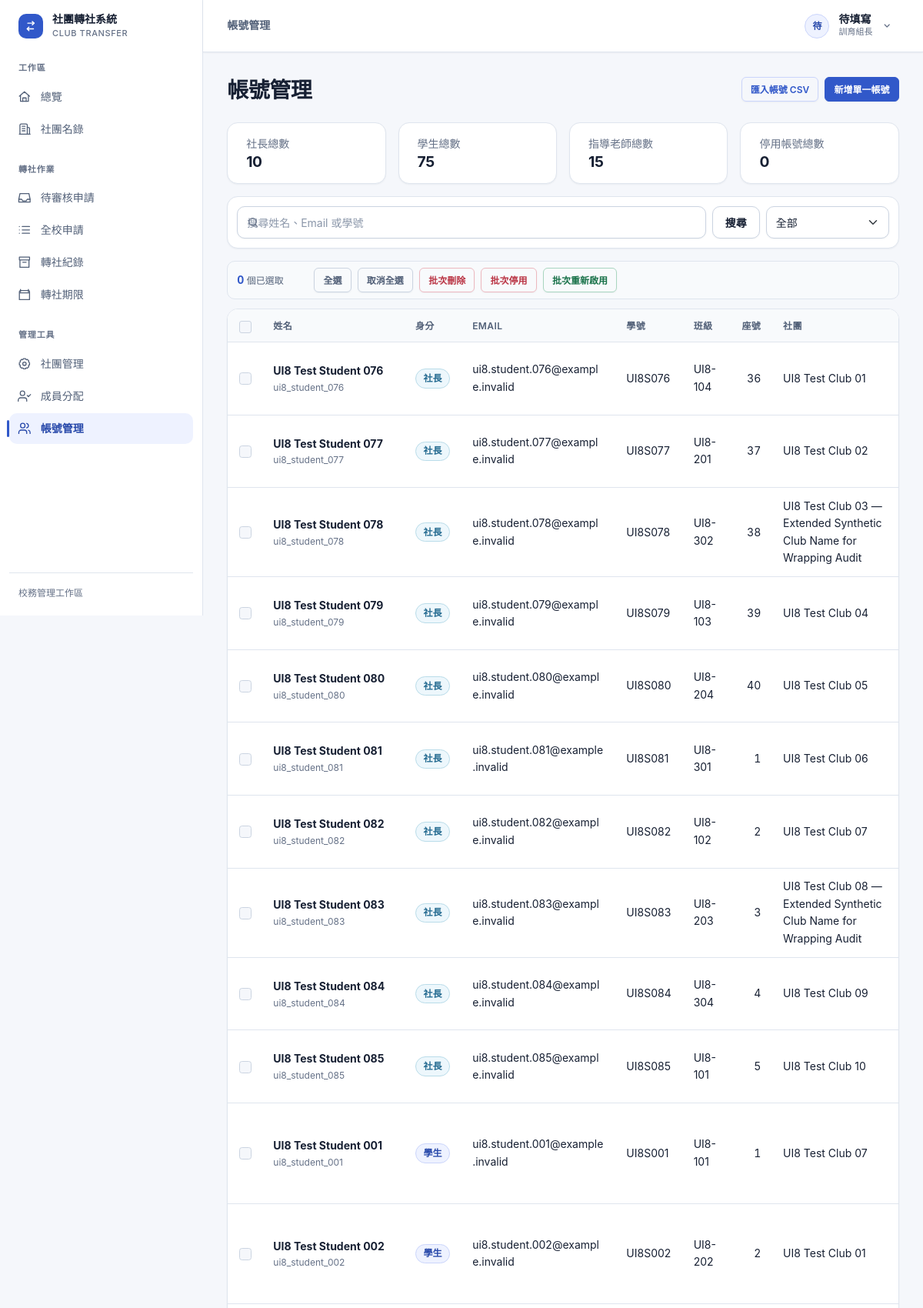
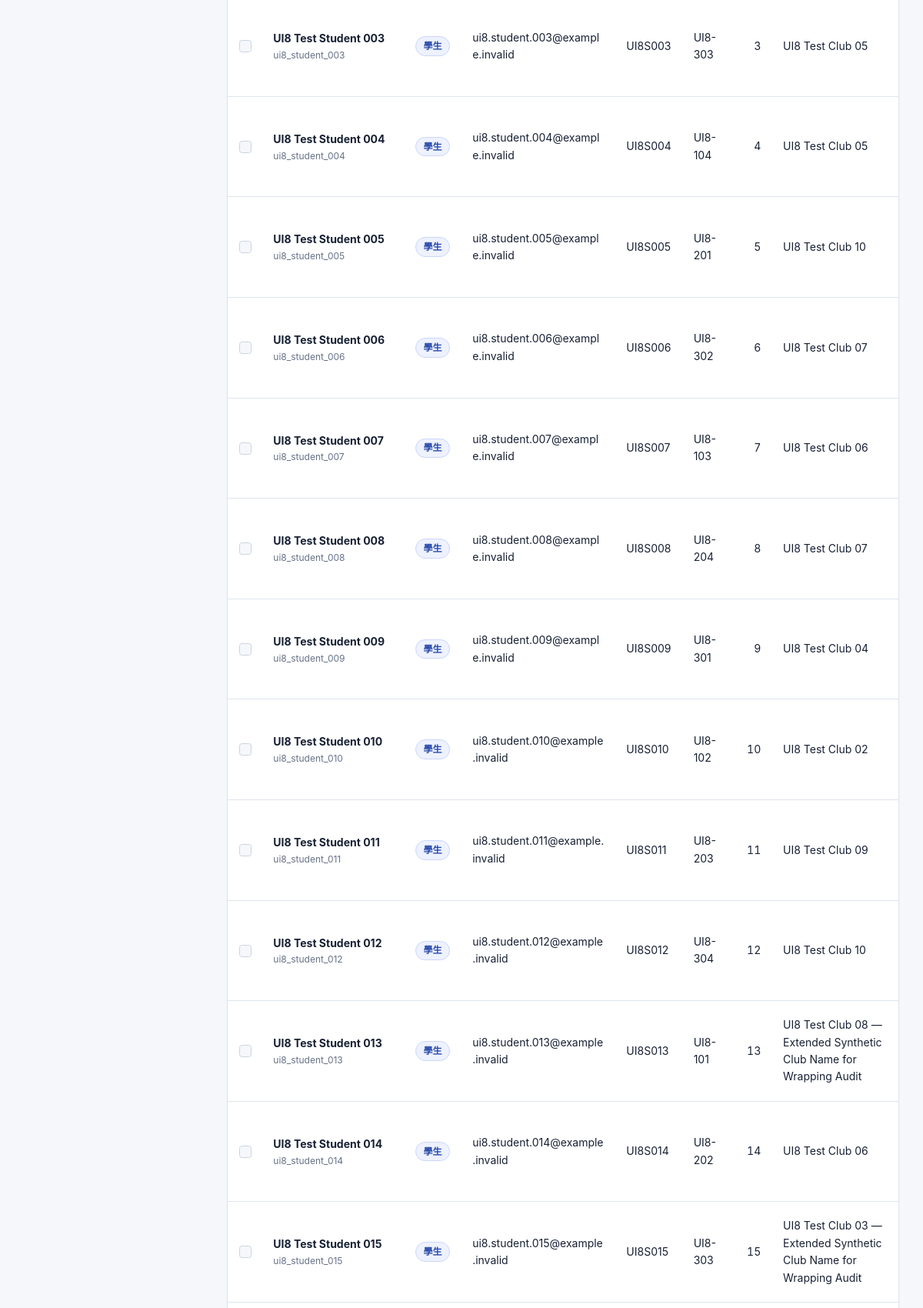
The page /admin-panel/accounts/ (signed in, upper part) on the database its author committed (2 pictures, top to bottom).
### accounts/models.py (models this page shows, shortened)
class User(django.contrib.auth.models.AbstractUser):
    ROLE_CHOICES = [
        ('student', '學生'),
        ('president', '社長'),
        ('teacher', '指導老師'),
        ('admin', '訓育組（管理員）'),
    ]
    role = models.CharField(
        max_length=20,
        choices=ROLE_CHOICES,
        default='student',
        verbose_name='身分組'
    )
    student_id = models.CharField(
        max_length=20,
        blank=True,
        verbose_name='學號'
    )
    class_name = models.CharField(
        max_length=20,
        blank=True,
        verbose_name='班級'
    )
    seat_number = models.PositiveSmallIntegerField(
        null=True,
        blank=True,
        verbose_name='座號'
    )
    club = models.ForeignKey(
        'clubs.Club',
        on_delete=models.SET_NULL,
        null=True,
        blank=True,
        verbose_name='所屬社團',
        related_name='members'
    )
    class Meta:
        verbose_name = '使用者'
        verbose_name_plural = '使用者'
        constraints = [
            models.UniqueConstraint(
                Lower('username'),
                name='unique_login_id_ci',
            ),
            models.UniqueConstraint(
                Lower('email'),
                condition=~models.Q(email=''),
                name='unique_nonempty_email_ci',
            ),
            models.UniqueConstraint(
                Lower('student_id'),
                condition=(
                    models.Q(role__in=['student', 'president'])
                    & ~models.Q(student_id='')
                ),
                name='unique_student_id_ci',
            ),
        ]

### clubs/models.py (models this page shows, shortened)
class Club(models.Model):
    CATEGORY_CHOICES = [
        ('academic', '學術類'),
        ('arts', '藝文類'),
        ('performance', '藝能類'),
        ('recreation', '康輔類'),
        ('sports', '體育類'),
    ]
    code = models.CharField(max_length=10, unique=True, null=True, blank=True, verbose_name='社團代號')
    name = models.CharField(max_length=100, verbose_name='社團名稱')
    teacher = models.CharField(max_length=50, default='', verbose_name='指導老師')
    president = models.CharField(max_length=50, default='', verbose_name='社長')
    location = models.CharField(max_length=100, blank=True, verbose_name='社課場地')
    category = models.CharField(max_length=20, choices=CATEGORY_CHOICES, blank=True, verbose_name='類別')
    description = models.TextField(blank=True, verbose_name='社團描述')
    max_members = models.PositiveIntegerField(default=30, verbose_name='人數上限')
    current_members = models.PositiveIntegerField(default=0, verbose_name='現有人數')
    is_active = models.BooleanField(default=True, verbose_name='啟用中')
    created_at = models.DateTimeField(auto_now_add=True, verbose_name='建立時間')
    updated_at = models.DateTimeField(auto_now=True, verbose_name='更新時間')
    class Meta:
        verbose_name = '社團'
        verbose_name_plural = '社團'
        ordering = ['name']
    def __str__(self):
        return self.name

### accounts/views.py (the view, shortened to what this page needs)
# urls.py: path('admin-panel/accounts/', views.AccountAdminListView.as_view(), name='account_admin_list'),
class AccountAdminListView(LoginRequiredMixin, AdminRequiredMixin, ListView):
    template_name = 'accounts/account_admin_list.html'
    context_object_name = 'accounts'
    paginate_by = 50
    allowed_roles = ['student', 'president', 'teacher']
    def get_queryset(self):
        queryset = User.objects.filter(
            role__in=self.allowed_roles,
            is_superuser=False,
        ).select_related('club').order_by('role', 'username')
        role = self.request.GET.get('role', '').strip()
        if role in self.allowed_roles:
            queryset = queryset.filter(role=role)
        elif role == 'inactive':
            queryset = queryset.filter(is_active=False)
        query = self.request.GET.get('q', '').strip()
        return queryset
    def get_context_data(self, **kwargs):
        context = super().get_context_data(**kwargs)
        context['q'] = self.request.GET.get('q', '').strip()
        context['selected_role'] = self.request.GET.get('role', '').strip()
        non_admin_accounts = User.objects.filter(is_superuser=False).exclude(role='admin')
        active_non_admin_accounts = non_admin_accounts.filter(is_active=True)
        context['account_stats'] = {
            'president_count': active_non_admin_accounts.filter(role='president').count(),
            'student_count': active_non_admin_accounts.filter(role='student').count(),
            'teacher_count': active_non_admin_accounts.filter(role='teacher').count(),
            'inactive_count': non_admin_accounts.filter(is_active=False).count(),
        }
        account_search_options = []
        for account in non_admin_accounts.filter(role__in=self.allowed_roles).order_by('first_name', 'email', 'student_id'):
            for value in (account.first_name, account.last_name, account.email, account.student_id):
                value = (value or '').strip()
                if value and value not in account_search_options:
                    account_search_options.append(value)
        context['account_search_options'] = account_search_options
        context['role_options'] = [
            ('', '全部'),
            ('student', '學生'),
            ('president', '社長'),
            ('teacher', '指導老師'),
            ('inactive', '已停用帳號'),
        ]
        return context

### accounts/permissions.py (called while the page is built)
def is_training_admin(user):
    return bool(
        user
        and user.is_authenticated
        and (user.is_superuser or getattr(user, 'role', None) == 'admin')
    )

def can_review_transfer_requests(user):
    return (
        is_training_admin(user)
        or is_actual_club_president(user)
        or is_assigned_club_teacher(user)
    )

### accounts/templatetags/account_extras.py (called while the page is built)
def user_is_club_president(user, club):
    if not user or not club or not getattr(club, 'president', ''):
        return False
    president_text = club.president.strip()
    match = re.search(r'\(([^()]+)\)\s*$', president_text)
    president_username = match.group(1).strip() if match else president_text
    return president_username == user.username

@register.filter
def display_role(user):
    if getattr(user, 'role', None) == 'admin':
        return '訓育組長'
    if getattr(user, 'role', None) == 'president' and not user_is_club_president(user, user.club):
        return '學生'
    return user.get_role_display()

@register.filter
def can_review_transfers(user):
    return can_review_transfer_requests(user)

@register.filter
def role_badge_class(user):
    role = getattr(user, 'role', None)
    displayed_role = display_role(user)
    if role == 'president' and displayed_role == user.get_role_display():
        return 'role-badge-president'
    if role == 'teacher':
        return 'role-badge-teacher'
    if role == 'admin' or getattr(user, 'is_superuser', False):
        return 'role-badge-admin'
    return 'role-badge-student'

@register.filter
def nav_is_active(url_name, section):
    if not url_name:
        return False
    if section == 'club_admin':
        return url_name.startswith('club_admin_')
    if section == 'account_admin':
        return url_name.startswith(('account_admin_', 'student_admin_', 'teacher_admin_'))
    return url_name in NAV_SECTIONS.get(section, set())

### accounts/views.py (called while the page is built)
    def test_func(self):
        user = self.request.user
        return user.is_authenticated and (
            user.is_superuser or getattr(user, 'role', None) == 'admin'
        )

### transfers/models.py (called while the page is built)
    @classmethod
    def get_current(cls):
        return cls.objects.order_by('-updated_at', '-pk').first()

### templates/accounts/account_admin_list.html (shortened to what this page needs)
{% extends "base.html" %}
{% load account_extras %}
{% block content %}
<div class="page-header">
    <h1 class="h3 mb-0">帳號管理</h1>
    <div class="page-header-actions">
        <a class="btn btn-outline-primary btn-sm" href="{% url 'account_admin_import' %}">匯入帳號 CSV</a>
        <a class="btn btn-primary btn-sm" href="{% url 'account_admin_create' %}">新增單一帳號</a>
    </div>
</div>
<div class="row row-cols-1 row-cols-sm-2 row-cols-lg-4 g-3 mb-3">
    <div class="col">
        <div class="card h-100">
            <div class="card-body py-3">
                <div class="text-muted small">社長總數</div>
                <div class="h4 mb-0">{{ account_stats.president_count }}</div>
            </div>
        </div>
    </div>
    <div class="col">
        <div class="card h-100">
            <div class="card-body py-3">
                <div class="text-muted small">學生總數</div>
                <div class="h4 mb-0">{{ account_stats.student_count }}</div>
            </div>
        </div>
    </div>
    <div class="col">
        <div class="card h-100">
            <div class="card-body py-3">
                <div class="text-muted small">指導老師總數</div>
                <div class="h4 mb-0">{{ account_stats.teacher_count }}</div>
            </div>
        </div>
    </div>
    <div class="col">
        <div class="card h-100">
            <div class="card-body py-3">
                <div class="text-muted small">停用帳號總數</div>
                <div class="h4 mb-0">{{ account_stats.inactive_count }}</div>
            </div>
        </div>
    </div>
</div>
<div class="data-view">
<div class="data-toolbar">
<form method="get" class="data-toolbar-form" id="account-filter-form">
    <div class="data-search">
        <input id="account-search" type="search" name="q" value="{{ q }}" class="form-control" placeholder="搜尋姓名、Email 或學號" list="account-search-options">
    </div>
    <div class="col-auto">
        <button type="submit" class="btn btn-secondary">搜尋</button>
    </div>
    <div class="data-filter">
        <select name="role" class="form-select" id="account-role-filter">
            {% for value, label in role_options %}
                <option value="{{ value }}" {% if selected_role == value %}selected{% endif %}>{{ label }}</option>
            {% endfor %}
        </select>
    </div>
</form>
</div>
{% if accounts %}<div class="bulk-action-bar" data-selection-checkbox=".account-checkbox" data-selection-master="#toggle-all-accounts">
    <span class="bulk-selection-count"><strong data-selected-count>0</strong> 個已選取</span>
    <button type="button" class="btn btn-outline-secondary btn-sm" id="select-all-accounts" data-select-all>全選</button>
    <button type="button" class="btn btn-outline-secondary btn-sm" id="clear-all-accounts" data-clear-selection>取消全選</button>
    <button type="submit" class="btn btn-outline-danger btn-sm" form="account-bulk-form" formaction="{% url 'account_admin_bulk_delete_confirm' %}" data-submitting-label="正在準備…">批次刪除</button>
    <button type="submit" class="btn btn-outline-danger btn-sm" form="account-bulk-form" formaction="{% url 'account_admin_bulk_deactivate' %}" data-confirm-message="停用已選取的 {count} 個帳號？這些使用者將無法登入，但資料會保留並可重新啟用。" data-submitting-label="正在停用…">批次停用</button>
    <button type="submit" class="btn btn-outline-success btn-sm" form="account-bulk-form" formaction="{% url 'account_admin_bulk_reactivate' %}" data-confirm-message="重新啟用已選取的 {count} 個帳號？" data-submitting-label="正在啟用…">批次重新啟用</button>
</div>{% endif %}
<div class="table-responsive data-table-container">
    <table class="table data-table data-table--dense data-table--sticky-header align-middle">
        <thead>
            <tr>
                <th scope="col">
                    <input type="checkbox" class="form-check-input" id="toggle-all-accounts" aria-label="全選帳號">
                </th>
                <th>姓名</th>
                <th>身分</th>
                <th>Email</th>
                <th>學號</th>
                <th class="data-col-low-priority">班級</th>
                <th class="data-col-low-priority data-numeric">座號</th>
                <th>社團</th>
            </tr>
        </thead>
        <tbody>
            {% for account in accounts %}
                <tr>
                    <td>
                        <input type="checkbox" class="form-check-input account-checkbox" name="account_ids" value="{{ account.pk }}" form="account-bulk-form" aria-label="選取 {{ account.username }}">
                    </td>
                    <td class="data-primary-cell">
                        <span class="data-primary">{{ account.first_name|default:account.username }}</span>
                        <span class="data-secondary">{{ account.username }}</span>
                    </td>
                    <td>
                        {% if account.role == 'student' or account.role == 'president' or account.role == 'teacher' %}
                            <span class="badge {{ account|role_badge_class }}">{{ account|display_role }}</span>
                        {% else %}
                            {{ account|display_role }}
                        {% endif %}
                    </td>
                    <td class="data-wrap">{{ account.email|default:"—" }}</td>
                    <td>{{ account.student_id|default:"—" }}</td>
                    {% if account.role == 'teacher' %}
                        <td class="data-col-low-priority">—</td>
                        <td class="data-col-low-priority data-numeric">—</td>
                        <td>—</td>
                    {% else %}
                        <td class="data-col-low-priority">{{ account.class_name|default:"—" }}</td>
                        <td class="data-col-low-priority data-numeric">{{ account.seat_number|default:"—" }}</td>
                        <td>{{ account.club|default:"—" }}</td>
                    {% endif %}
                </tr>
            {% endfor %}
        </tbody>
    </table>
</div>
</div>
{% endblock %}

### templates/base.html (shortened to what this page needs)
<!DOCTYPE html>
{% load static account_extras %}
<html lang="zh-TW">
<head>
    <link href="https://cdn.jsdelivr.net/npm/bootstrap@5.3.0/dist/css/bootstrap.min.css" rel="stylesheet">
    <link href="{% static 'css/design-system.css' %}" rel="stylesheet">
</head>
<body class="{% if user.is_authenticated %}app-authenticated{% else %}public-layout{% endif %}">
    {% if user.is_authenticated %}
        <div class="app-shell">
            <aside class="app-sidebar d-none d-lg-flex" aria-label="應用程式側邊欄">
                <a class="app-brand" href="{% url 'home' %}">
                    <span class="app-brand-mark" aria-hidden="true"><svg><use href="#icon-transfer"></use></svg></span>
                    <span><strong>社團轉社系統</strong><small>Club Transfer</small></span>
                </a>
                {% include 'includes/app_navigation.html' %}
                <div class="sidebar-footer">校務管理工作區</div>
            </aside>
            <div class="app-frame">
                <header class="app-topbar">
                    <div class="app-topbar-context">{{ request.resolver_match.url_name|page_context_label }}</div>
                    <div class="dropdown ms-auto">
                        <button class="user-menu-button" type="button" data-bs-toggle="dropdown" aria-expanded="false" aria-label="開啟使用者選單">
                            <span class="user-avatar" aria-hidden="true">{{ user.get_full_name|default:user.username|slice:':1'|upper }}</span>
                            <span class="user-identity d-none d-sm-flex">
                                <strong>{{ user.get_full_name|default:user.username }}</strong>
                                <small>{{ user|display_role }}</small>
                            </span>
                            <svg class="user-menu-chevron d-none d-sm-block" aria-hidden="true"><use href="#icon-chevron-down"></use></svg>
                        </button>
                    </div>
                </header>
                <main class="app-main" id="main-content" tabindex="-1">
                    <div class="app-content {% block content_width %}content-wide{% endblock %}">
    {% endif %}
        {% block content %}{% endblock %}
    {% if user.is_authenticated %}
                    </div>
                </main>
            </div>
        </div>
    {% else %}
        </main>
        <footer class="site-footer">
            <div class="container text-center text-muted"><small>社團轉社系統 &copy; 2026</small></div>
        </footer>
    {% endif %}
</body>
</html>

### rows shown on the page
User: get_full_name "待", get_full_name "待填寫", role "訓育組長"
User: first_name "UI8 Test Student 076", username "ui8_student_076", role+club+username "社長", email "ui8.student.076@example.invalid", student_id "UI8S076", class_name "UI8-104", seat_number "36", club "UI8 Test Club 01"
User: first_name "UI8 Test Student 077", username "ui8_student_077", role+club+username "社長", email "ui8.student.077@example.invalid", student_id "UI8S077", class_name "UI8-201", seat_number "37", club "UI8 Test Club 02"
User: first_name "UI8 Test Student 078", username "ui8_student_078", role+club+username "社長", email "ui8.student.078@example.invalid", student_id "UI8S078", class_name "UI8-302", seat_number "38", club "UI8 Test Club 03 — Extended Synthetic Club Name for Wrapping Audit"
User: first_name "UI8 Test Student 079", username "ui8_student_079", role+club+username "社長", email "ui8.student.079@example.invalid", student_id "UI8S079", class_name "UI8-103", seat_number "39", club "UI8 Test Club 04"
User: first_name "UI8 Test Student 080", username "ui8_student_080", role+club+username "社長", email "ui8.student.080@example.invalid", student_id "UI8S080", class_name "UI8-204", seat_number "40", club "UI8 Test Club 05"
User: first_name "UI8 Test Student 081", username "ui8_student_081", role+club+username "社長", email "ui8.student.081@example.invalid", student_id "UI8S081", class_name "UI8-301", seat_number "1", club "UI8 Test Club 06"
User: first_name "UI8 Test Student 082", username "ui8_student_082", role+club+username "社長", email "ui8.student.082@example.invalid", student_id "UI8S082", class_name "UI8-102", seat_number "2", club "UI8 Test Club 07"
User: first_name "UI8 Test Student 083", username "ui8_student_083", role+club+username "社長", email "ui8.student.083@example.invalid", student_id "UI8S083", class_name "UI8-203", seat_number "3", club "UI8 Test Club 08 — Extended Synthetic Club Name for Wrapping Audit"
User: first_name "UI8 Test Student 084", username "ui8_student_084", role+club+username "社長", email "ui8.student.084@example.invalid", student_id "UI8S084", class_name "UI8-304", seat_number "4", club "UI8 Test Club 09"
User: first_name "UI8 Test Student 085", username "ui8_student_085", role+club+username "社長", email "ui8.student.085@example.invalid", student_id "UI8S085", class_name "UI8-101", seat_number "5", club "UI8 Test Club 10"
User: first_name "UI8 Test Student 001", username "ui8_student_001", role "學生", email "ui8.student.001@example.invalid", student_id "UI8S001", class_name "UI8-101", seat_number "1", club "UI8 Test Club 07"
User: first_name "UI8 Test Student 002", username "ui8_student_002", role "學生", email "ui8.student.002@example.invalid", student_id "UI8S002", class_name "UI8-202", seat_number "2", club "UI8 Test Club 01"
User: first_name "UI8 Test Student 003", username "ui8_student_003", role "學生", email "ui8.student.003@example.invalid", student_id "UI8S003", class_name "UI8-303", seat_number "3", club "UI8 Test Club 05"
User: first_name "UI8 Test Student 004", username "ui8_student_004", role "學生", email "ui8.student.004@example.invalid", student_id "UI8S004", class_name "UI8-104", seat_number "4", club "UI8 Test Club 05"
User: first_name "UI8 Test Student 005", username "ui8_student_005", role "學生", email "ui8.student.005@example.invalid", student_id "UI8S005", class_name "UI8-201", seat_number "5", club "UI8 Test Club 10"
User: first_name "UI8 Test Student 006", username "ui8_student_006", role "學生", email "ui8.student.006@example.invalid", student_id "UI8S006", class_name "UI8-302", seat_number "6", club "UI8 Test Club 07"
User: first_name "UI8 Test Student 007", username "ui8_student_007", role "學生", email "ui8.student.007@example.invalid", student_id "UI8S007", class_name "UI8-103", seat_number "7", club "UI8 Test Club 06"
User: first_name "UI8 Test Student 008", username "ui8_student_008", role "學生", email "ui8.student.008@example.invalid", student_id "UI8S008", class_name "UI8-204", seat_number "8", club "UI8 Test Club 07"
User: first_name "UI8 Test Student 009", username "ui8_student_009", role "學生", email "ui8.student.009@example.invalid", student_id "UI8S009", class_name "UI8-301", seat_number "9", club "UI8 Test Club 04"
User: first_name "UI8 Test Student 010", username "ui8_student_010", role "學生", email "ui8.student.010@example.invalid", student_id "UI8S010", class_name "UI8-102", seat_number "10", club "UI8 Test Club 02"
User: first_name "UI8 Test Student 011", username "ui8_student_011", role "學生", email "ui8.student.011@example.invalid", student_id "UI8S011", class_name "UI8-203", seat_number "11", club "UI8 Test Club 09"
User: first_name "UI8 Test Student 012", username "ui8_student_012", role "學生", email "ui8.student.012@example.invalid", student_id "UI8S012", class_name "UI8-304", seat_number "12", club "UI8 Test Club 10"
User: first_name "UI8 Test Student 013", username "ui8_student_013", role "學生", email "ui8.student.013@example.invalid", student_id "UI8S013", class_name "UI8-101", seat_number "13", club "UI8 Test Club 08 — Extended Synthetic Club Name for Wrapping Audit"
User: first_name "UI8 Test Student 014", username "ui8_student_014", role "學生", email "ui8.student.014@example.invalid", student_id "UI8S014", class_name "UI8-202", seat_number "14", club "UI8 Test Club 06"
User: first_name "UI8 Test Student 015", username "ui8_student_015", role "學生", email "ui8.student.015@example.invalid", student_id "UI8S015", class_name "UI8-303", seat_number "15", club "UI8 Test Club 03 — Extended Synthetic Club Name for Wrapping Audit"

### other values the page prints
{{ request.resolver_match.url_name|page_context_label }} "帳號管理"
{{ account_stats.president_count }} "10"
{{ account_stats.student_count }} "75"
{{ account_stats.teacher_count }} "15"
{{ account_stats.inactive_count }} "0"
form field role "全部"
